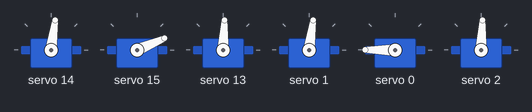
A sketch run on a simulated Arduino Uno, built with avr-gcc and run on an emulated ATmega328P. On the bench: 6 × servo.

Above: at 3.05 s.
At 3.15 s:
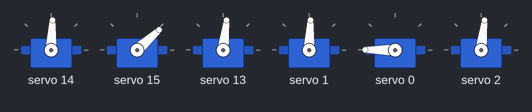
At 3.45 s:
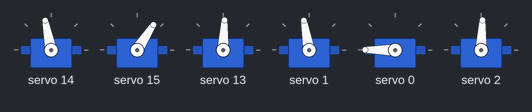
At 3.9 s:
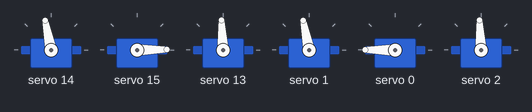
At 4.35 s:
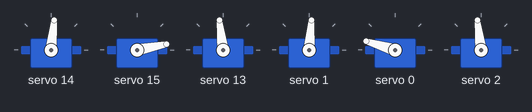
At 4.8 s:
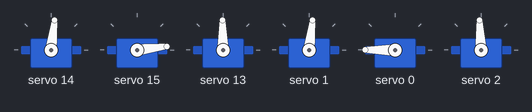
Timing chart, 0 to 7.2 s (numbered marks = the images above):
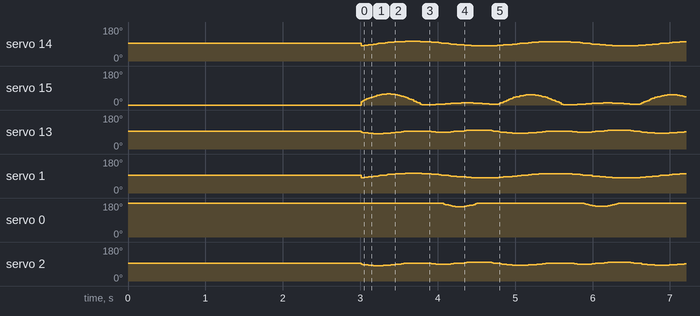

The sketch:

Hopf_Cpg_servo_driver.ino
```cpp
// File: hopf_cpg_pca9685.ino
#include <Wire.h>
#include <Adafruit_PWMServoDriver.h>
#include <math.h>

Adafruit_PWMServoDriver pwm = Adafruit_PWMServoDriver();

// --- Servo Channel Mapping ---
const int HIP1 = 14, KNEE1 = 15, ANKLE1 = 13; // left
const int HIP2 = 1, KNEE2 = 0, ANKLE2 = 2;  // right

// --- Oscillator Parameters ---
const float mu = 0.8;
const float omega = 1.1 * M_PI;
const float gamma_coupling = 0.1;
const float dt = 0.01;

struct Complex {
  float real;
  float imag;
};

Complex z[6];

const float C[6][6] = {
  { 0,  0,  0, -1,  0,  0},
  { 0,  0,  0,  0, -1,  0},
  { 0,  0,  0,  0,  0, -1},
  {-1, 0,  0,  0,  0,  0},
  { 0, -1, 0,  0,  0,  0},
  { 0,  0, -1, 0,  0,  0}
};

Complex multiplyComplex(Complex z1, Complex z2) {
  Complex result;
  result.real = z1.real * z2.real - z1.imag * z2.imag;
  result.imag = z1.real * z2.imag + z1.imag * z2.real;
  return result;
}
// --- Joint Limits (in degrees) ---
const int hip_min = 60, hip_max = 180;
const int knee_min = 5, knee_max = 150;
const int ankle_min = 80, ankle_max = 100; //corrected

// --- phase for ankle ---
const int amp_ankle = 5;
const float phase_offset = 13 * M_PI / 6;
Complex offset[3];


// --- Timer ---
unsigned long prevTime = 0;

// Converts angle in degrees to PCA9685 PWM value
int angleToPulse(float angle) {
  float pulse_us = map(angle, 0, 180, 500, 2500);
  return int(pulse_us * 4096 / 20000);
}

void setup() {
  Serial.begin(115200);
  pwm.begin();
  pwm.setPWMFreq(50);

  pwm.setPWM(HIP1, 0, angleToPulse(90));
  pwm.setPWM(KNEE1, 0, angleToPulse(0));
  pwm.setPWM(ANKLE1, 0, angleToPulse(90));

  pwm.setPWM(HIP2, 0, angleToPulse(90));
  pwm.setPWM(KNEE2, 0, angleToPulse(180));
  pwm.setPWM(ANKLE2, 0, angleToPulse(90));

  delay(3000);

  // Initialize oscillators
  for (int i = 0; i < 6; i++) {
    z[i].real = 1.0;
    z[i].imag = 1.0;
  }

  // Phase shift for second leg
  z[3].real = -1.0; z[3].imag = -1.0;
  z[4].real = -1.0; z[4].imag = -1.0;
  z[5].real = -1.0; z[5].imag = -1.0;

  // Knee phase adjustment
  z[1].real = cos(1.2 * M_PI / 2);
  z[1].imag = sin(1.2 * M_PI / 2);
  z[4].real = cos(1.2 * M_PI / 2);
  z[4].imag = sin(1.2 * M_PI / 2);

  // ankle phase adjustment
  z[2].real = cos(-1.2 * M_PI / 2);
  z[2].imag = sin(-1.2 * M_PI / 2);
  z[5].real = cos(-1.2 * M_PI / 2);
  z[5].imag = sin(-1.2 * M_PI / 2);

  offset[0].real = cos(phase_offset);
  offset[0].imag = sin(phase_offset);
  offset[1].real = cos(phase_offset + 0.6 * M_PI);
  offset[1].imag = sin(phase_offset + 0.6 * M_PI);
  offset[2].real = cos(0.9 * M_PI);
  offset[2].imag = sin(0.9 * M_PI);

}

void loop() {
  unsigned long currentTime = millis();

  if (currentTime - prevTime >= (dt * 1000)) {
    prevTime = currentTime;

    Complex z_new[6];

    for (int i = 0; i < 6; i++) {
      Complex coupling = {0.0, 0.0};
      for (int j = 0; j < 6; j++) {
        coupling.real += C[i][j] * z[j].real;
        coupling.imag += C[i][j] * z[j].imag;
      }

      float r2 = z[i].real * z[i].real + z[i].imag * z[i].imag;

      Complex dz;
      dz.real = (mu - r2) * z[i].real - omega * z[i].imag + gamma_coupling * coupling.real;
      dz.imag = (mu - r2) * z[i].imag + omega * z[i].real + gamma_coupling * coupling.imag;

      z_new[i].real = z[i].real + dt * dz.real;
      z_new[i].imag = z[i].imag + dt * dz.imag;
    }

    for (int i = 0; i < 6; i++) {
      z[i] = z_new[i];
    }

    float theta_hip1   = -11.0 * z[0].real;
    float theta_knee1  = -63.0 * z[1].real;
    float base = -amp_ankle *multiplyComplex(z[2], offset[0]).real;
    float harm = -(amp_ankle/0.8) * multiplyComplex(multiplyComplex(z[2],z[2]), offset[1]).real;
    float theta_ankle1 = base + harm;

    float theta_hip2   =  11.0 * z[3].real;
    float theta_knee2  =  63.0 * z[4].real;
    float base2 = -amp_ankle * multiplyComplex(z[5], offset[0]).real;
    float harm2 = -(amp_ankle/0.8) * multiplyComplex(multiplyComplex(z[5],z[5]), offset[1]).real;
    float theta_ankle2 = base2 + harm2;

    int hip1_angle   = constrain(90 + theta_hip1, hip_min, hip_max);
    int knee1_angle  = constrain(theta_knee1, knee_min, knee_max)+ constrain(-10.5 *  multiplyComplex(z[1], offset[2]).real, 0, knee_max);
    int ankle1_angle = constrain(90 + theta_ankle1, ankle_min, ankle_max);

    int hip2_angle   = constrain(90 + theta_hip2, 180 - hip_max, 180 - hip_min);
    int knee2_angle  = constrain(180 - theta_knee2, 180 - knee_max, 180 - knee_min)+ constrain(10.5 * multiplyComplex(z[4], offset[2]).real, 180 - knee_max, 180);
    int ankle2_angle = constrain(90 + theta_ankle2, 180 - ankle_max, 180 - ankle_min);

    pwm.setPWM(HIP1, 0, angleToPulse(hip1_angle));
    pwm.setPWM(KNEE1, 0, angleToPulse(knee1_angle));
    pwm.setPWM(ANKLE1, 0, angleToPulse(ankle1_angle));

    pwm.setPWM(HIP2, 0, angleToPulse(hip2_angle));
    pwm.setPWM(KNEE2, 0, angleToPulse(knee2_angle));
    pwm.setPWM(ANKLE2, 0, angleToPulse(ankle2_angle));

  }

}
```
